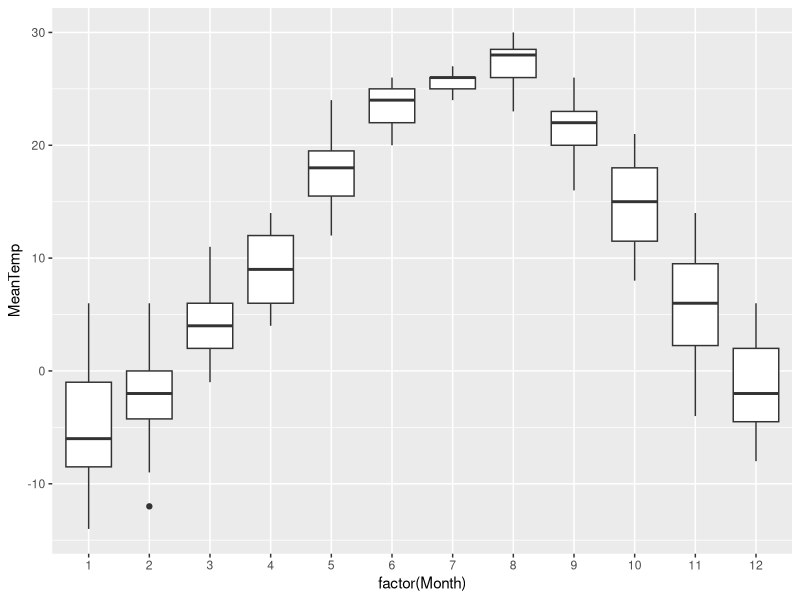
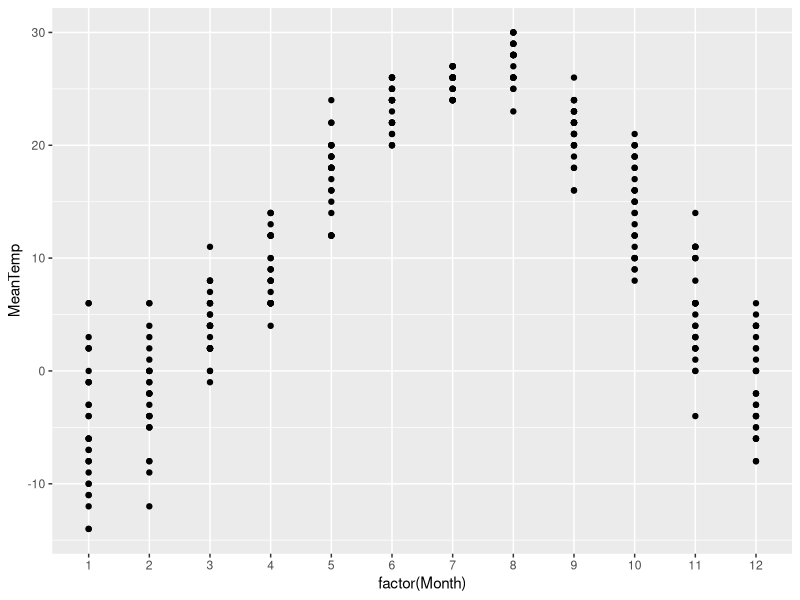
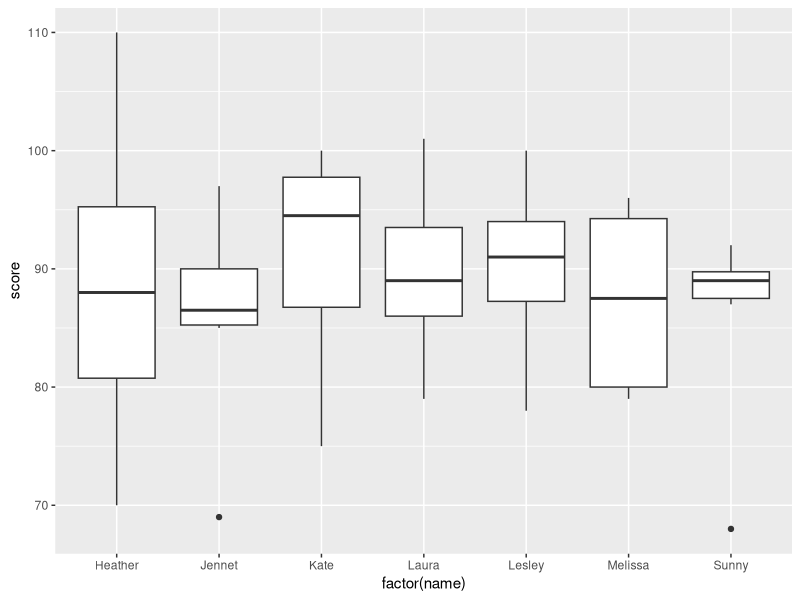
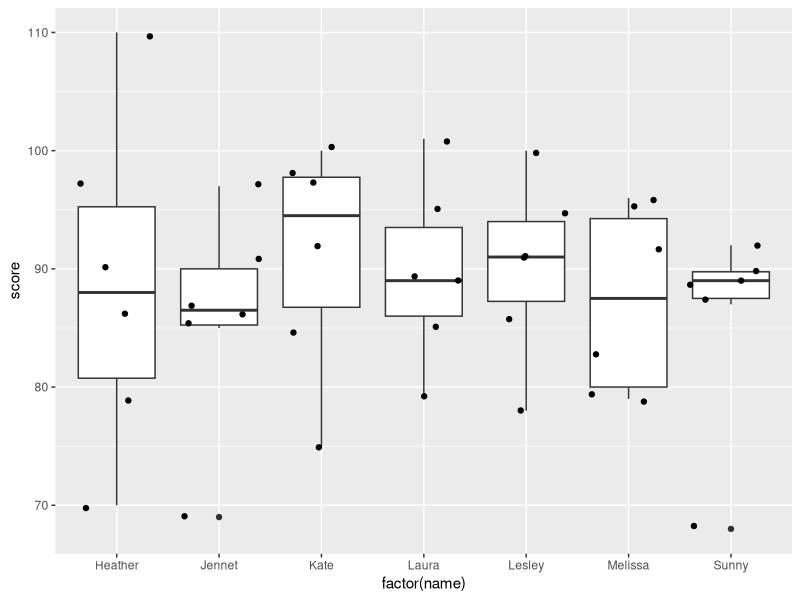
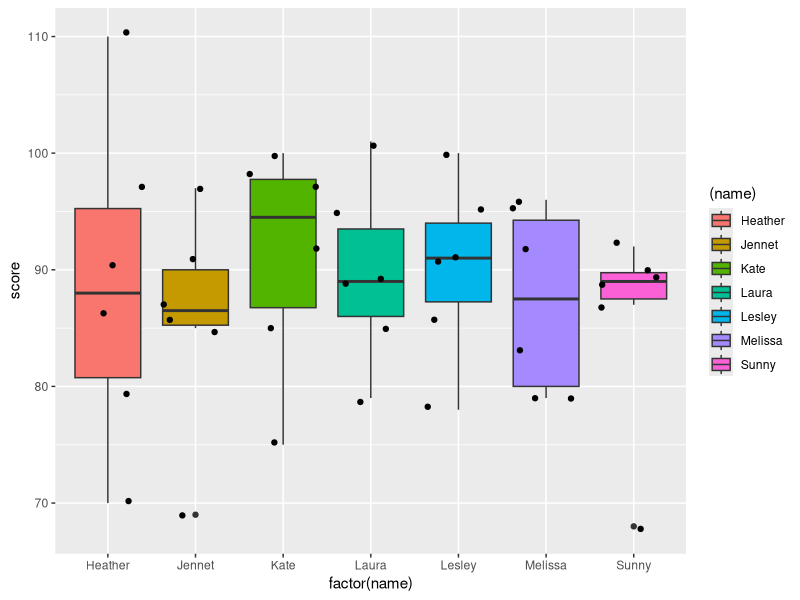

Generate these figures, in order, with R: (Note: this script raises an error after producing the figures.)
#----------------------------------------------------------------------------
# 구간 (범위) 데이터 분석 - boxplot
#----------------------------------------------------------------------------

require(ggplot2)

#----------------------------------------------------------------------------
# boxplot

tempratureData <- read.csv("data/Trend_Temperature_Seoul.csv", header=T)
str(tempratureData)
head(tempratureData)

# ggplot > boxplot
# aes(x축, y축)

ggplot(tempratureData, aes(factor(Month), MeanTemp)) + geom_boxplot()

ggplot(tempratureData, aes(factor(Month), MeanTemp)) + geom_point()



#----------------------------------------------------------------------------
# boxplot

# geom_jitter : 데이터의 분포를 점으로 표시

sales <- read.csv("data/emp_monthly_score.csv", header=T)
head(sales)

# 1. box만
ggplot(sales,aes(factor(name),score)) + geom_boxplot()

# 2. 분포위치
ggplot(sales,aes(factor(name),score)) + geom_boxplot() + geom_jitter()

# 3. 색상넣기
ggplot(sales,aes(factor(name),score)) + geom_boxplot(aes(fill=(name))) + geom_jitter()



#----------------------------------------------------------------------------
# boxplot

total <- read.csv("data/all_student_score.csv", header=T)
head(total)

ggplot(total,aes(factor(team),score)) + geom_boxplot(aes(fill=(team)))

ggplot(total,aes(factor(team),score)) + geom_boxplot(aes(fill=(team))) + geom_jitter()



#----------------------------------------------------------------------------
# dash board : polygon
#----------------------------------------------------------------------------
# example(polygon)

sales <- read.csv("data/emp_monthly_score_1.csv", header=T, stringsAsFactors=FALSE, sep=",")
sales

# function
# x : 표현할 값, angle1 : 좌측 게이지 각도, angle3 : 우측 게이지 각도, title : Dashboard 제목

# matrix(c(-1,0,0,1,1,0), 3, 2, byrow=T)
#       [,1] [,2]
# [1,]   -1    0
# [2,]    0    1
# [3,]    1    0

dash_t <- function(x, angle1, angle3, title) {
    i <- matrix(c(-1,0,0,1,1,0), 3, 2, byrow=T)
    plot(i, xlab="", ylab="", axes=F, type="n")
    x.cir <- cos(seq(0,180,1)*pi/180)
    y.cir <- sin(seq(0,180,1)*pi/180)
    
    #첫번째 polygon
    cir <- rbind(cbind(x.cir[(181-angle1):181], y.cir[(181-angle1):181]) ,
                 cbind(0.8*x.cir[181:(181-angle1)], 0.8*y.cir[181:(181-angle1)]),
                 col="green")
    polygon(cir, col="green", border="white")
    
    #두번째 polygon
    cir <- rbind(cbind(x.cir[(angle3+1):(181-angle1)], y.cir[(angle3+1):(181-angle1)]) ,
                 cbind(0.8*x.cir[(181-angle1):(angle3+1)], 0.8*y.cir[(181-angle1):(angle3+1)]),
                 col="blue")
    polygon(cir,col="blue", border="white")
    
    #세번째 polygon
    cir <- rbind(cbind(x.cir[1:(angle3+1)], y.cir[1:(angle3+1)]) ,
                 cbind(0.8*x.cir[(angle3+1):1], 0.8*y.cir[(angle3+1):1]),
                 col="red")
    polygon(cir,col="red", border="white")   
    
    for (i in 0:36) segments(0,0,cos(i*pi/36),sin(i*pi/36),col="white")
    
    arrows(0,0.1,0.75*cos(pi-x*pi),0.75*sin(pi-x*pi),lwd=3,length=0.2)  # 화살표
    text(0,0.1,"o",cex=3)  # 가운데 동그라미
    title(title)
}

empNames <- sales$name

windows(height=4, width=6)
# par(mfrow=) : 한 윈도우에 여러 개의 plot 그리기
# oma : 각 plot간의 좌,우,상,하 간격.
par(mfrow=c(3,3), oma=c(3,3,3,3), mar=c(1,1,1,2))

for (i in 1:nrow(sales)) {
    dash_t(sales[i,5], 60, 30, empNames[i])
    text(0,0.5, paste(sales[i,5]*100,"%"), cex=1.5)
}



#----------------------------------------------------------------------------
# barplot / achievement
#----------------------------------------------------------------------------
# 전체 높이 1 기준 달성률 표시 차트

a <- read.csv("data/emp_monthly_score_1.csv", header=T, stringsAsFactors=FALSE, sep=",")

# 달성률:미달성률 (0.9:0.1)
x <- matrix(c(a[1,5], 1-a[1,5],
              a[2,5], 1-a[2,5], 
              a[3,5], 1-a[3,5],
              a[4,5], 1-a[4,5],
              a[5,5], 1-a[5,5],
              a[6,5], 1-a[6,5],
              a[7,5], 1-a[7,5]), 2, 7)

empNames <- a$name
bp <- barplot(x, names=empNames, col=c("blue","red"), main="achievement rate (Jan)")
abline(h=seq(0.05,0.95,0.05), col="white", lwd=2) # 0.5 단위 구분선
text(x=bp, y=a$ratio*0.95, labels =paste(a$ratio*100,"%"), col = "yellow", cex = 1.2)


